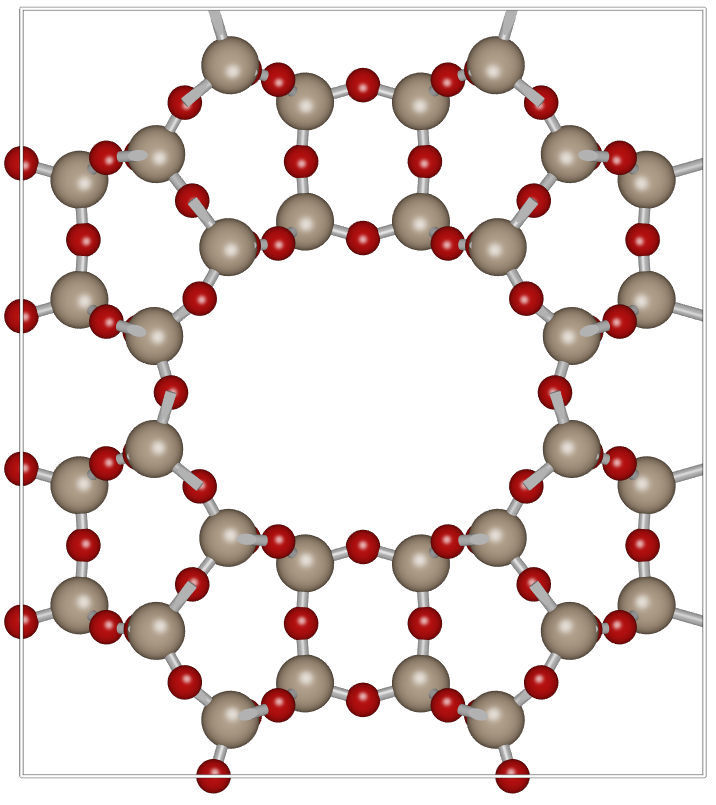
#> input picture figures/MOR.png, 716 x 805 px; its folder holds 4 pictures in this run
$ jupyter execute --allow-errors plotting.ipynb
#> lines starting #> are read from the running program, lines starting #| are printed output that depends on the picture
[cell 1]
import os
import sys
sys.path.append(os.getcwd())
sys.path.insert(0, "../zeolite-property-prediction/code/")
sys.path.insert(0, "../zeolite-property-prediction/")

import numpy as np
import pandas as pd

from PIL import Image


from utils.structure_plotting import plot
from utils.ZeoliteData import apply_symmetry, get_transform, get_zeolite, get_data_pore
from utils.dataloading import get_graph_data, get_data

[cell 2]
import matplotlib.pyplot as plt
plt.rc('font', family='serif',)

[cell 3]
zeos = ['MOR','RHO','MFI','ITW']

[cell 4]
def get_xyci(n_ats, hoa):
    x = []
    y = []
    y_ci_min = []
    y_ci_max = []
    for i in np.unique(n_ats):
        _x = hoa[n_ats==i]

        x.append(i)
        y.append(np.mean(_x))

        b,t = np.quantile(_x, [0.05, 0.95])
        y_ci_min.append(b)
        y_ci_max.append(t)

    return np.array(x), np.array(y), np.array(y_ci_min), np.array(y_ci_max)

#> (a cell that did not finish here is left out)

# MOR Visualization

[cell 6]
l = np.array([18.256,20.534,7.5420])

[cell 7]
plt.figure(figsize=(l[0]/4, l[1]/4))
#> (the rest of this cell did not finish here and is left out)

# Dataset

[cell 8]
fig, ax = plt.subplots(ncols=4,nrows=2,figsize=(8,4))

#> (the rest of this cell did not finish here and is left out)

# Model Performance on test set

[cell 9]
offset = 0.085
fig, ax = plt.subplots(2,4,figsize=(8,4))

#> (the rest of this cell did not finish here and is left out)

[cell 10]
lims = [(20,50),(20,40),(25, 80),(30,80)]

[cell 11]
y_true = np.zeros((0,2))
y_pred = np.zeros((0,2))

#> (the rest of this cell did not finish here and is left out)

#> (a cell that did not finish here is left out)

[cell 13]
ytru2 = 10**y_true[:,1]
#> (the rest of this cell did not finish here and is left out)

[cell 14]
1e0

[cell 15]
_min, _max = 20,80
_min_, _max_ = 1e-6, 1e0
fig, ax = plt.subplots(ncols=2,figsize=(8,4))
ax[0].hist2d(y_true[:,0], y_pred[:,0], bins=50, cmap='Reds',range=((_min,_max),(_min,_max)),cmin=1)
bins = 10**np.linspace(np.log10(_min_),np.log10(_max_),num=50)
ax[1].hist2d(10**y_true[:,1], 10**y_pred[:,1], bins=bins, cmap='Reds',range=((_min_,_max_),(_min_,_max_)),cmin=1)
ax[0].set_xlim(_min,_max)
ax[0].set_ylim(_min,_max)
ax[1].set_xlim(_min_,_max_)
ax[1].set_ylim(_min_,_max_)
ax[0].plot([_min,_max],[_min,_max], ls="--", c=".5", lw=2, alpha=0.5)
ax[0].set_xlabel(f"MC CO$_2$ HoA (kJ/mol)", fontsize=10)
ax[0].set_ylabel(f"ML CO$_2$ HoA (kJ/mol)", fontsize=10)

ax[1].plot([_min_,_max_],[_min_,_max_], ls="--", c=".5", lw=2, alpha=0.5)
ax[1].set_xlabel(rf"MC CO$_2$ $K_H$ (mol/kg/Pa)", fontsize=10)
ax[1].set_ylabel(rf"ML CO$_2$ $K_H$ (mol/kg/Pa)", fontsize=10)

ax[1].set_xscale('log')
ax[1].set_yscale('log')

ax[0].tick_params(axis='both', which='major', labelsize=8)
ax[1].tick_params(axis='both', which='major', labelsize=8)

ax[0].set_title('Heat of Adsorption')
ax[1].set_title('Henry Coefficient')
fig.tight_layout()
fig.savefig('figures/truepred.pdf', dpi=600, bbox_inches='tight');
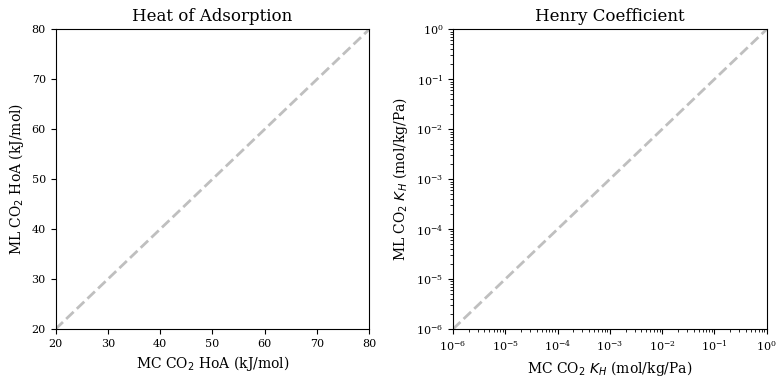
#> figure drawn by matplotlib, 2 panels

# Zeolites and Graph representation

[cell 16]
true_zeos = [np.asarray(Image.open(f'figures/{i}.png')) for i in zeos]
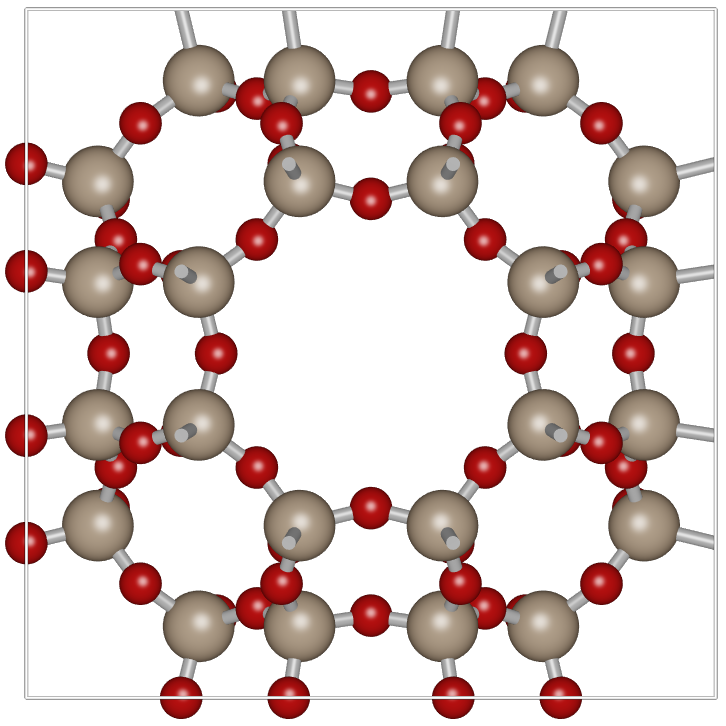
#> input picture figures/RHO.png, 726 x 726 px
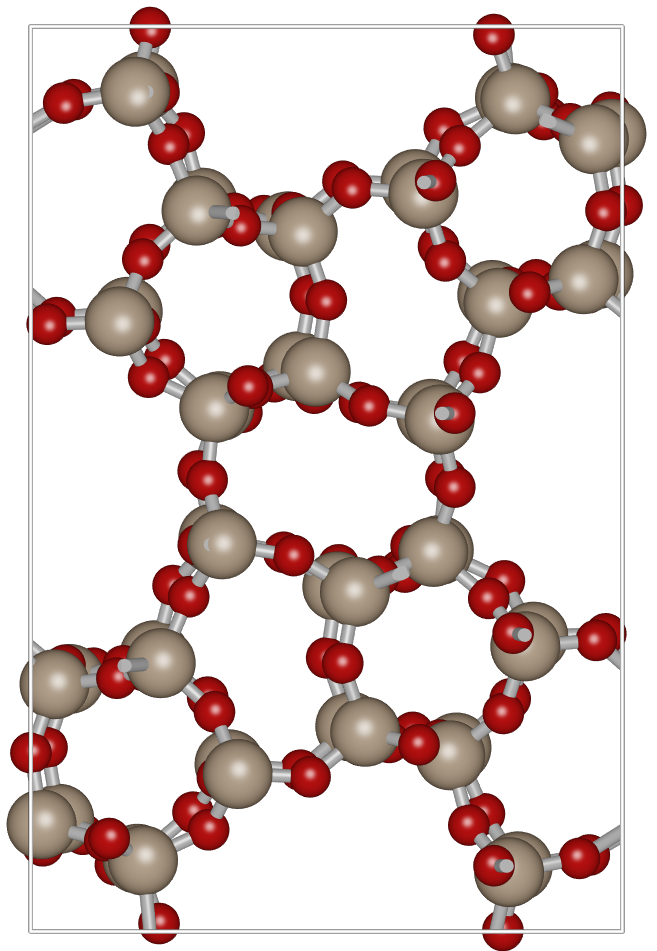
#> input picture figures/MFI.png, 657 x 951 px
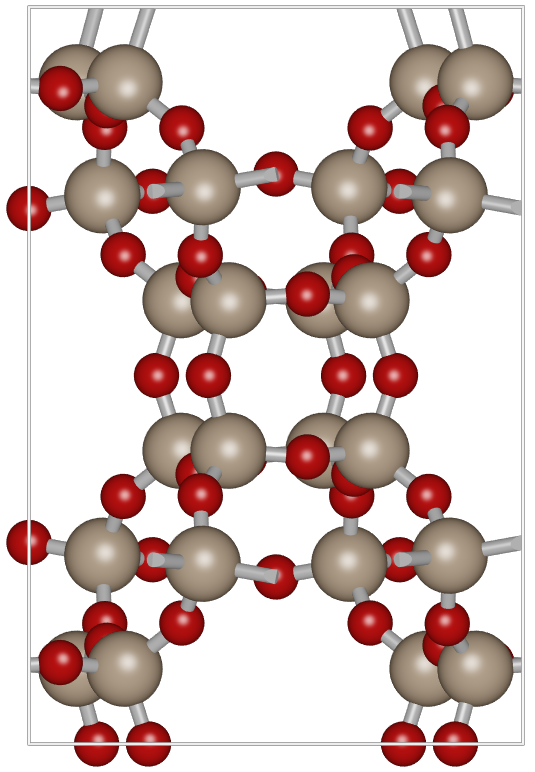
#> input picture figures/ITW.png, 535 x 772 px
#> true_zeos = 4 items

[cell 17]
# h, w
ratios = [i.shape[1]/i.shape[0] for i in true_zeos]
#> ratios = [0.889, 1, 0.691, 0.693]
ratios
#> Out = [0.889, 1, 0.691, 0.693]

[cell 18]
plt.figure()

[cell 19]
scl = 3

[cell 20]
fig, ax = plt.subplots(nrows=2, ncols=4, gridspec_kw={'width_ratios': ratios, 'height_ratios':[1,1]}, figsize=(sum(ratios)*scl, 2*scl))
true_zeos = [np.asarray(Image.open(f'figures/{i}.png')) for i in zeos]

for i in range(len(zeos)):

    true_zeo = np.asarray(Image.open(f'figures/{zeos[i]}.png'))
#> true_zeo is the input picture: shape (805, 716, 4); mean R, G, B, A 229, 217.6, 215.2, 255
    ax[0,i].imshow(true_zeo)
    ax[0,i].axis('off')
    ax[0,i].set_title(zeos[i])

    plot(zeos[i], ax[1,i])
#> (this line was passed over: utils is not available in this run)

fig.savefig('figures/zeovsml.pdf', bbox_inches='tight', dpi=1000)
fig.savefig('figures/zeovsml.png', bbox_inches='tight', dpi=1000)
